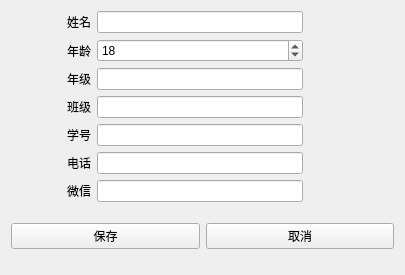
<?xml version="1.0" encoding="UTF-8"?>
<ui version="4.0">
 <class>Modify</class>
 <widget class="QWidget" name="Modify">
  <property name="geometry">
   <rect>
    <x>0</x>
    <y>0</y>
    <width>405</width>
    <height>275</height>
   </rect>
  </property>
  <property name="minimumSize">
   <size>
    <width>405</width>
    <height>275</height>
   </size>
  </property>
  <property name="maximumSize">
   <size>
    <width>405</width>
    <height>275</height>
   </size>
  </property>
  <property name="windowTitle">
   <string>编辑界面</string>
  </property>
  <layout class="QGridLayout" name="gridLayout">
   <item row="3" column="0">
    <widget class="QLabel" name="label_class">
     <property name="minimumSize">
      <size>
       <width>80</width>
       <height>0</height>
      </size>
     </property>
     <property name="text">
      <string>班级</string>
     </property>
     <property name="alignment">
      <set>Qt::AlignRight|Qt::AlignTrailing|Qt::AlignVCenter</set>
     </property>
    </widget>
   </item>
   <item row="2" column="0">
    <widget class="QLabel" name="label_grade">
     <property name="minimumSize">
      <size>
       <width>80</width>
       <height>0</height>
      </size>
     </property>
     <property name="text">
      <string>年级</string>
     </property>
     <property name="alignment">
      <set>Qt::AlignRight|Qt::AlignTrailing|Qt::AlignVCenter</set>
     </property>
    </widget>
   </item>
   <item row="5" column="0">
    <widget class="QLabel" name="label_tel">
     <property name="minimumSize">
      <size>
       <width>80</width>
       <height>0</height>
      </size>
     </property>
     <property name="text">
      <string>电话</string>
     </property>
     <property name="alignment">
      <set>Qt::AlignRight|Qt::AlignTrailing|Qt::AlignVCenter</set>
     </property>
    </widget>
   </item>
   <item row="0" column="2">
    <spacer name="horizontalSpacer">
     <property name="orientation">
      <enum>Qt::Horizontal</enum>
     </property>
     <property name="sizeType">
      <enum>QSizePolicy::Minimum</enum>
     </property>
     <property name="sizeHint" stdset="0">
      <size>
       <width>85</width>
       <height>20</height>
      </size>
     </property>
    </spacer>
   </item>
   <item row="4" column="1">
    <widget class="QLineEdit" name="id_line"/>
   </item>
   <item row="6" column="1">
    <widget class="QLineEdit" name="wechat_line"/>
   </item>
   <item row="2" column="1">
    <widget class="QLineEdit" name="grade_line"/>
   </item>
   <item row="5" column="1">
    <widget class="QLineEdit" name="tel_line"/>
   </item>
   <item row="1" column="0">
    <widget class="QLabel" name="label_age">
     <property name="minimumSize">
      <size>
       <width>80</width>
       <height>0</height>
      </size>
     </property>
     <property name="text">
      <string>年龄</string>
     </property>
     <property name="alignment">
      <set>Qt::AlignRight|Qt::AlignTrailing|Qt::AlignVCenter</set>
     </property>
    </widget>
   </item>
   <item row="4" column="0">
    <widget class="QLabel" name="label_id">
     <property name="minimumSize">
      <size>
       <width>80</width>
       <height>0</height>
      </size>
     </property>
     <property name="text">
      <string>学号</string>
     </property>
     <property name="alignment">
      <set>Qt::AlignRight|Qt::AlignTrailing|Qt::AlignVCenter</set>
     </property>
    </widget>
   </item>
   <item row="6" column="0">
    <widget class="QLabel" name="label_wechat">
     <property name="minimumSize">
      <size>
       <width>80</width>
       <height>0</height>
      </size>
     </property>
     <property name="text">
      <string>微信</string>
     </property>
     <property name="alignment">
      <set>Qt::AlignRight|Qt::AlignTrailing|Qt::AlignVCenter</set>
     </property>
    </widget>
   </item>
   <item row="0" column="0">
    <widget class="QLabel" name="label_name">
     <property name="minimumSize">
      <size>
       <width>80</width>
       <height>0</height>
      </size>
     </property>
     <property name="text">
      <string>姓名</string>
     </property>
     <property name="alignment">
      <set>Qt::AlignRight|Qt::AlignTrailing|Qt::AlignVCenter</set>
     </property>
    </widget>
   </item>
   <item row="1" column="1">
    <widget class="QSpinBox" name="spinBox">
     <property name="maximum">
      <number>150</number>
     </property>
     <property name="value">
      <number>18</number>
     </property>
    </widget>
   </item>
   <item row="0" column="1">
    <widget class="QLineEdit" name="name_line"/>
   </item>
   <item row="3" column="1">
    <widget class="QLineEdit" name="class_line"/>
   </item>
   <item row="7" column="0" colspan="3">
    <widget class="QWidget" name="widget" native="true">
     <layout class="QGridLayout" name="gridLayout_2">
      <property name="leftMargin">
       <number>0</number>
      </property>
      <property name="topMargin">
       <number>0</number>
      </property>
      <property name="rightMargin">
       <number>0</number>
      </property>
      <property name="bottomMargin">
       <number>0</number>
      </property>
      <item row="0" column="0">
       <widget class="QPushButton" name="save_btn">
        <property name="text">
         <string>保存</string>
        </property>
       </widget>
      </item>
      <item row="0" column="1">
       <widget class="QPushButton" name="cancel_btn">
        <property name="text">
         <string>取消</string>
        </property>
       </widget>
      </item>
     </layout>
    </widget>
   </item>
  </layout>
 </widget>
 <tabstops>
  <tabstop>name_line</tabstop>
  <tabstop>spinBox</tabstop>
  <tabstop>grade_line</tabstop>
  <tabstop>class_line</tabstop>
  <tabstop>id_line</tabstop>
  <tabstop>tel_line</tabstop>
  <tabstop>wechat_line</tabstop>
  <tabstop>save_btn</tabstop>
  <tabstop>cancel_btn</tabstop>
 </tabstops>
 <resources/>
 <connections/>
</ui>
